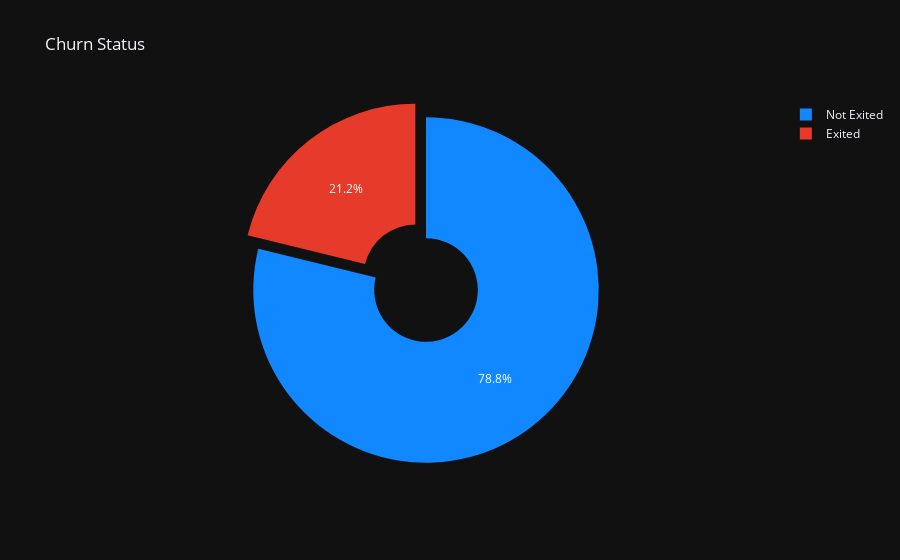

Notebook code for this chart:
### Markdown cell above
### Step 3: Distribution of Target Column

### Code cell
# Calculate percentages
percentage = data['Exited'].value_counts(normalize=True) * 100
labels = ["Not Exited", "Exited"]

# Create the pie chart using Plotly Express
fig = px.pie(
    values=percentage, 
    names=labels, 
    title="Churn Status",
    color_discrete_sequence=['#1188ff', '#e63a2a'],  # Set custom colors
    hole=0.3,  # Use 0 for a regular pie chart, >0 for a donut chart
    template="plotly_dark"  # Apply dark theme
)

fig.data[0].pull = [0, 0.1]  # Explode only the "Exited" slice

# Show the chart
fig.show()

# Save the chart as a PNG file
# image_path = os.path.join(EDA_FIG_DIR, 'churn_status.png')  # uncomment the following lines for saving the chart
# fig.write_image(image_path)

### Figure 1 — Plotly figure (JSON) as saved in the notebook; plotly's stock layout.template omitted (floating-point values rounded to 4 significant figures)
{"data": [{"domain": {"x": [0, 1], "y": [0, 1]}, "hole": 0.3, "hovertemplate": "label=%{label}<br>value=%{value}<extra></extra>", "labels": ["Not Exited", "Exited"], "legendgroup": "", "name": "", "pull": [0, 0.1], "showlegend": true, "type": "pie", "values": [78.84, 21.16]}], "layout": {"legend": {"tracegroupgap": 0}, "piecolorway": ["#1188ff", "#e63a2a"], "title": {"text": "Churn Status"}}}
